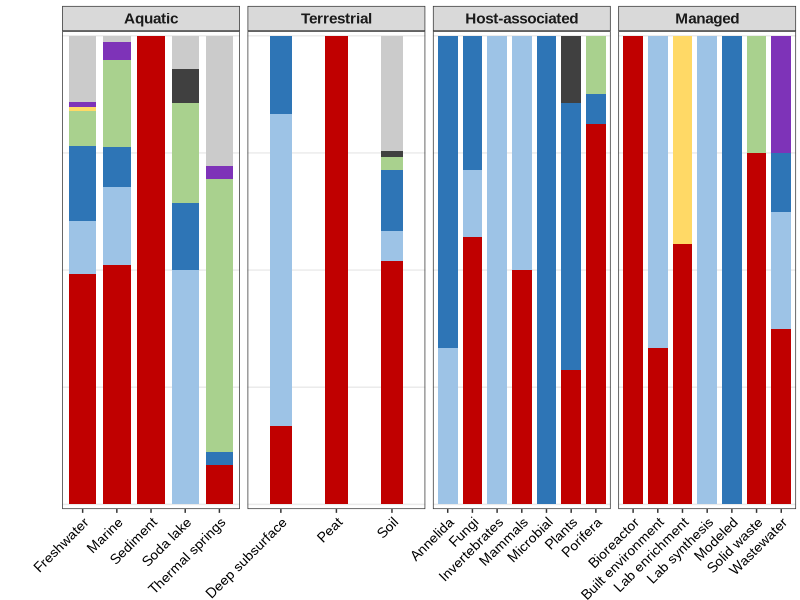
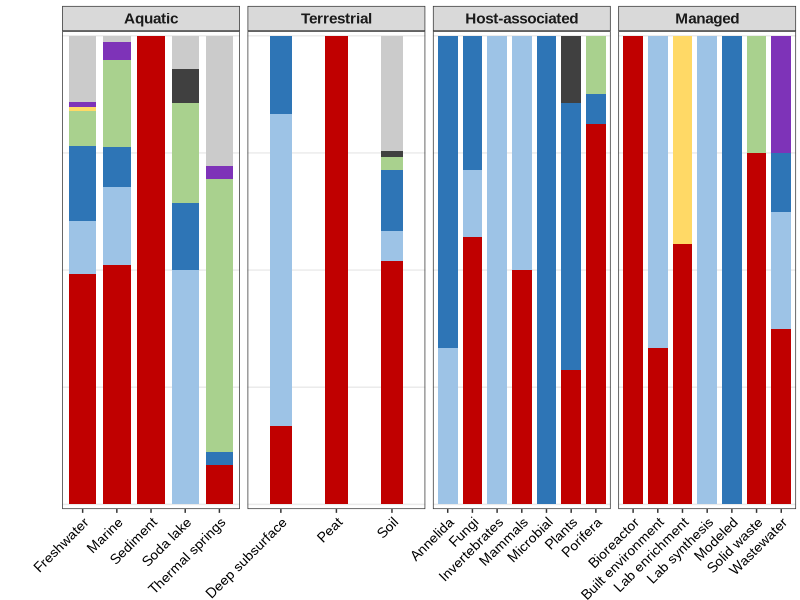

Here is the R script that generated these plots, in order:
#test

library(ggplot2)
library(readr)
library(gridExtra)
library(patchwork)
library(grid)
library(cowplot)
library(stringr)
library(forcats)
library(dplyr)

# convert the table to a data frame
HMM_Final <- read.csv("B50_HMMFinal_loose_ForBarChart.csv", header=TRUE, sep = ',')

# Replace all "Engineered" values in column "ecosystem" with "Managed"
HMM_Final$ecosystem[HMM_Final$ecosystem == "Engineered"] <- "Managed"

# Replace all "Non-marine Saline and Alkaline" values in column "ecosystem_category" with "Soda lake"
HMM_Final$ecosystem_category[HMM_Final$ecosystem_category == "Non-marine Saline and Alkaline"] <- "Soda lake"

# Add new column with percentage values
HMM_Final <- HMM_Final %>%
  group_by(ecosystem_category) %>%
  mutate(percent = NumberOfMAGs / sum(NumberOfMAGs) * 100)
HMM_Final


# Check unique value of dataframe
unique(HMM_Final$ecosystem)
unique(HMM_Final$ecosystem_category)
unique(HMM_Final$taxonomy)

# Change taxonomy order
taxonomy_order <- c( "Unclassified Bacteria", 'Other Bacterial Phylum','Myxococcia', 'Thermodesulfobacterota',
                     "Chloroflexi", "Alphaproteobacteria", "Gammaproteobacteria", "Actinobacteria")

HMM_Final$taxonomy <- fct_relevel(HMM_Final$taxonomy, taxonomy_order)
HMM_Final

# change ecosystem order
ecosystem_order <- c("Aquatic", "Terrestrial", "Host-associated", "Managed")
HMM_Final$ecosystem <- fct_relevel(HMM_Final$ecosystem, ecosystem_order)

# create the color vector
class_colors <- c("Alphaproteobacteria" = "#2e75b6",
                  "Gammaproteobacteria" = "#9dc3e6", 
                  "Actinobacteria" = "#c00000",
                  "Chloroflexi" = "#a9d18e",
                  'Thermodesulfobacterota' = '#ffd966',
                  "Myxococcia" = "#7e33b8",
                  "Other Bacterial Phylum" = "#404040",
                  "Unclassified Bacteria" = "#cbcbcb"
)

# ggplot No legend
p <- ggplot(HMM_Final, aes(x = str_wrap(ecosystem_category, width = 30), y = percent, fill = taxonomy)) +
  geom_bar(stat = "identity",
           width = ifelse(HMM_Final$ecosystem == "Terrestrial", 0.4, 0.8),
           position = "stack") +
  labs(title = "",
       x ="",
       y = "")+
  scale_fill_manual(values = class_colors,
                    limits = c("Actinobacteria", "Chloroflexi", "Alphaproteobacteria", "Gammaproteobacteria",
                               'Myxococcia', 'Thermodesulfobacterota', 'Other Bacterial Phylum', "Unclassified Bacteria"))+
  theme_bw()+
  theme(plot.title = element_text(size = 14, face = "bold", hjust = 0.5),
        axis.title.y = element_text(size = 11, margin = margin(r = 10), face = "bold"),
        strip.text = element_text(size = 11, face = "bold"),
        axis.text.x = element_text(size = 10, angle = 45, hjust = 1, color ="black"),
        axis.text.y = element_blank(),
        axis.ticks.y = element_blank(),
        legend.text = element_text(size = 10),
        legend.position = "none",
        legend.title = element_blank(),
        panel.grid.minor.y = element_blank(),
        panel.grid.major.x = element_blank(),
        plot.margin = unit(c(-0.5, 0.1, -0.5, 0.8), "cm"),
        text = element_text(family = "Arial"))+
  scale_y_continuous(expand = c(0.01, 0)) +
  facet_wrap(~ecosystem, scales = "free_x", nrow = 1)+
  guides(fill = guide_legend(ncol = 4))
p

# save plot with ggsave
# unit = 'cm': 高圖參數: (width = 18.18, height = 26.67, dpi = 300) / 矮圖參數: (width = 18.18, height = 7, dpi = 300)
ggsave("MAGsHits_PercentageBarChart_loose1.tiff", p, width = 18.18, height = 7, dpi = 300, units = "cm")

